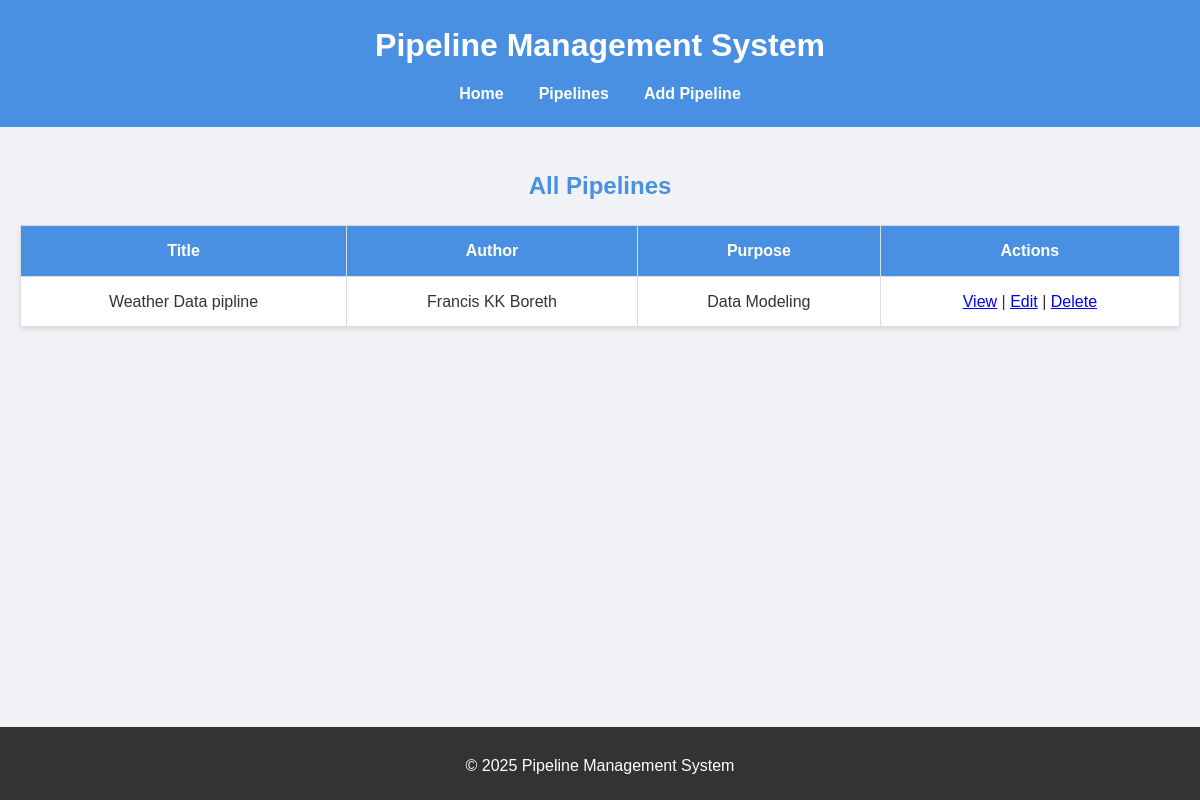
The page /pipelines/ on the database as committed earlier.
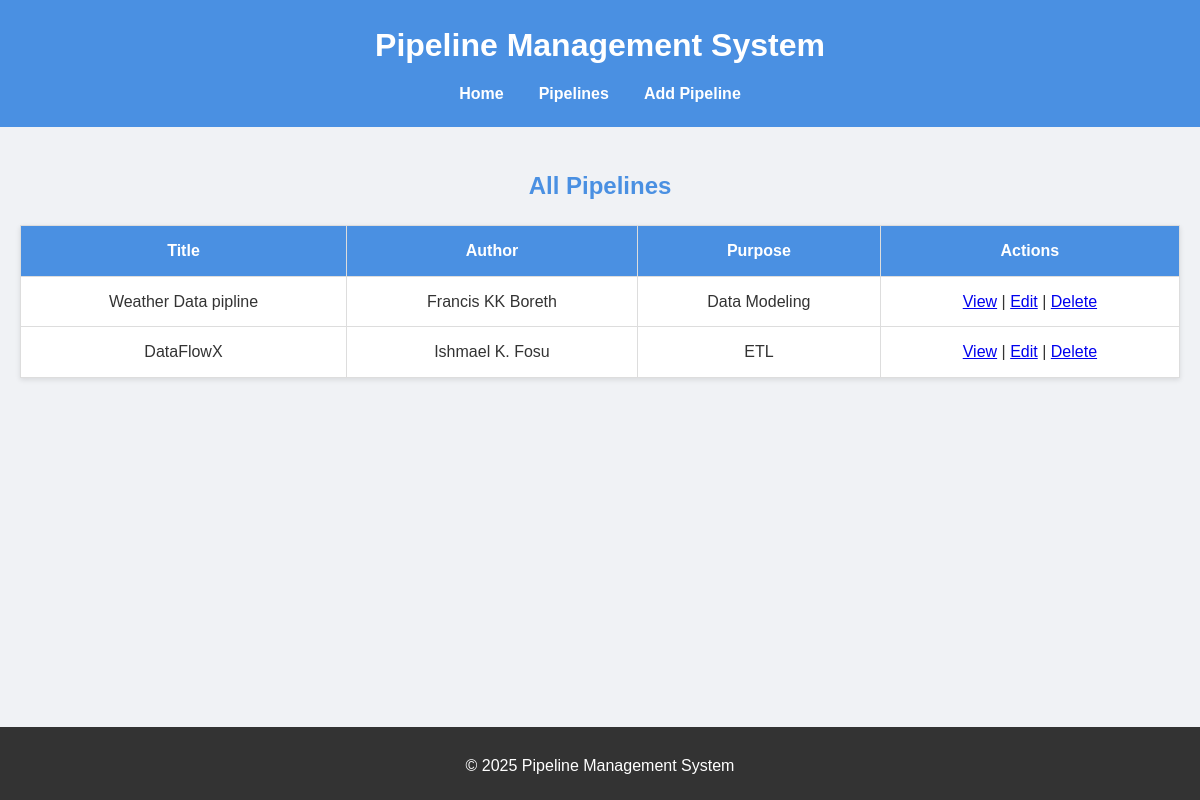
The same page on the database as committed later.
### DeLib/models.py (models this page shows)
class PipelineDetails(models.Model):
    project_purpose_choices = [
        ('ETL', 'ETL'),
        ('Data Analysis', 'Data Analysis'),
        ('Data Visualization', 'Data Visualization'),
        ('Data Modeling', 'Data Modeling'),
        ('Data Warehousing', 'Data Warehousing'),
        ('Data Lake', 'Data Lake'),
        ('Data Science', 'Data Science'),
        ('Machine Learning', 'Machine Learning'),
        ('Deep Learning', 'Deep Learning'),
        ('Natural Language Processing', 'Natural Language Processing'),
        ('Computer Vision', 'Computer Vision'),
        ('Big Data', 'Big Data'),
        ('Data Engineering', 'Data Engineering'),
        ('Data Governance', 'Data Governance'),
        ('Data Quality', 'Data Quality'),
        ('Data Security', 'Data Security'),
        ('Data Privacy', 'Data Privacy'),
        ('Data Catalog', 'Data Catalog'),
        ('Data Lineage', 'Data Lineage'),
        ('Data Profiling', 'Data Profiling'),
        ('Data Masking', 'Data Masking'),
        ('Data Monitoring', 'Data Monitoring'),
        ('Data Orchestration', 'Data Orchestration'),
        ('Data Pipelines', 'Data Pipelines'),
        ('Data Replication', 'Data Replication'),
        ('Data Integration', 'Data Integration'),
        ('Data Migration', 'Data Migration'),
        ('Data Transformation', 'Data Transformation'),
        ('Data Ingestion', 'Data Ingestion'),
        ('Data Streaming', 'Data Streaming'),
        ('Data Batch Processing', 'Data Batch Processing'),
        ('Data Real-time Processing', 'Data Real-time Processing')
    ]
    database_choices = [
        ('MySQL', 'MySQL'),
        ('PostgreSQL', 'PostgreSQL'),
        ('MongoDB', 'MongoDB'),
        ('Azure SQL Database', 'Azure SQL Database'),
        ('Amazon Redshift', 'Amazon Redshift'),
        ('Google Cloud Spanner', 'Google Cloud Spanner'),
        ('DynamoDB', 'DynamoDB'),
        ('Cassandra', 'Cassandra'),
        ('Snowflake', 'Snowflake'),
        ('Oracle Database', 'Oracle Database'),
        ('IBM Db2', 'IBM Db2'),
        ('SQL Server', 'SQL Server'),
        ('Sybase', 'Sybase'),
        ('MariaDB', 'MariaDB'),
        ('SQLite', 'SQLite'),
        ('Firebase', 'Firebase'),
        ('Google Cloud Firestore', 'Google Cloud Firestore'),
        ('Google Cloud Bigtable', 'Google Cloud Bigtable'),
        ('Apache Cassandra', 'Apache Cassandra')
    ]
    datawarehouse_choices = [
        ('Amazon Redshift', 'Amazon Redshift'),
        ('Google Cloud Spanner', 'Google Cloud Spanner'),
        ('Snowflake', 'Snowflake'),
        ('Oracle Database', 'Oracle Database'),
        ('IBM Db2', 'IBM Db2'),
        ('SQL Server', 'SQL Server'),
        ('MariaDB', 'MariaDB'),
        ('Google Cloud Firestore', 'Google Cloud Firestore'),
        ('Google Cloud Bigtable', 'Google Cloud Bigtable')
    ]
    cloud_provider_choices = [
        ('AWS', 'Amazon Web Services (AWS)'),
        ('Azure', 'Microsoft Azure'),
        ('GCP', 'Google Cloud Platform (GCP)'),
        ('IBM Cloud', 'IBM Cloud'),
        ('Oracle Cloud', 'Oracle Cloud'),
        ('Alibaba Cloud', 'Alibaba Cloud'),
        ('Snowflake', 'Snowflake'),
        ('Databricks', 'Databricks'),
        ('Cloudera', 'Cloudera'),
        ('BigQuery', 'Google BigQuery'),
        ('Redshift', 'Amazon Redshift'),
        ('Synapse', 'Azure Synapse Analytics'),
        ('Dremio', 'Dremio'),
        ('Flink', 'Apache Flink Cloud Services'),
        ('Confluent', 'Confluent Cloud (Kafka)'),
        ('DataBricks', 'DataBricks on AWS/Azure'),
        ('Firebolt', 'Firebolt'),
        ('ClickHouse', 'ClickHouse Cloud'),
        ('ElasticSearch', 'Elastic Cloud'),
        ('MinIO', 'MinIO Object Storage')
    ]
    project_type_choices = [
        ('Business', 'Business'),
        ('Education', 'Education'),
        ('Government', 'Government'),
        ('Healthcare', 'Healthcare'),
        ('Insurance', 'Insurance'),
        ('Manufacturing', 'Manufacturing'),
        ('Retail', 'Retail'),
        ('Service', 'Service'),
        ('Technology', 'Technology'),
        ('Transportation', 'Transportation'),
        ('Other', 'Other')
    ]
    category_choices = [
        ('Personal', 'Personal'),
        ('Company', 'Company'),
        ('Group', 'Group'),
        ('Community', 'Community')
    ]
    author = models.CharField(max_length=100)
    purpose = models.CharField(max_length=100, choices=project_purpose_choices, default='ETL')
    title = models.CharField(max_length=100)
    language = models.CharField(max_length=250)
    category = models.CharField(max_length=100, choices=category_choices, default='Personal')
    database_type = models.CharField(max_length=100, choices=database_choices, default='MySQL')
    cloud_provider = models.CharField(max_length=100, choices=cloud_provider_choices, default='AWS')
    datawarehouse = models.CharField(max_length=100, choices=datawarehouse_choices, default='Amazon Redshift')
    type_of_project = models.CharField(max_length=100, choices=project_type_choices, default='Business')
    version = models.CharField(max_length=50)
    source_code_url = models.URLField(max_length=250)
    description = models.TextField()
    year = models.IntegerField()

### DeLib/views.py (the view)
# urls.py: path('pipelines/', views.pipeline_list, name='pipeline_list'),
def pipeline_list(request):
    pipelines = PipelineDetails.objects.all()
    return render(request, 'pipelines/list.html', {'pipelines': pipelines})

### DeLib/templates/pipelines/list.html (shortened to what this page needs)
{% extends 'base.html' %}
{% block content %}
<h2>All Pipelines</h2>
<table>
    <thead>
        <tr>
            <th>Title</th>
            <th>Author</th>
            <th>Purpose</th>
            <th>Actions</th>
        </tr>
    </thead>
    <tbody>
        {% for pipeline in pipelines %}
        <tr>
            <td>{{ pipeline.title }}</td>
            <td>{{ pipeline.author }}</td>
            <td>{{ pipeline.purpose }}</td>
            <td>
                <a href="{% url 'pipeline_detail' pipeline.pk %}">View</a> |
                <a href="{% url 'pipeline_edit' pipeline.pk %}">Edit</a> |
                <a href="{% url 'pipeline_delete' pipeline.pk %}">Delete</a>
            </td>
        </tr>
        {% empty %}
        <tr>
            <td colspan="4">No pipelines available.</td>
        </tr>
        {% endfor %}
    </tbody>
</table>
{% endblock %}

### DeLib/templates/base.html (shortened to what this page needs)
{% load static %}
<!DOCTYPE html>
<html lang="en">
<head>
    <link rel="stylesheet" href="{% static 'css/styles.css' %}">
</head>
<body>
    <header>
        <h1>Pipeline Management System</h1>
        <nav>
            <ul>
                <li><a href="{% url 'home' %}">Home</a></li>
                <li><a href="{% url 'pipeline_list' %}">Pipelines</a></li>
                <li><a href="{% url 'pipeline_add' %}">Add Pipeline</a></li>
            </ul>
        </nav>
    </header>
    <div class="content">
        {% block content %}{% endblock %}
    </div>
    <footer>
        <p>&copy; 2025 Pipeline Management System</p>
    </footer>
</body>
</html>

Rows that differ between the two databases and show on the page:
added PipelineDetails: title "DataFlowX", author "Ishmael K. Fosu", purpose "ETL"
